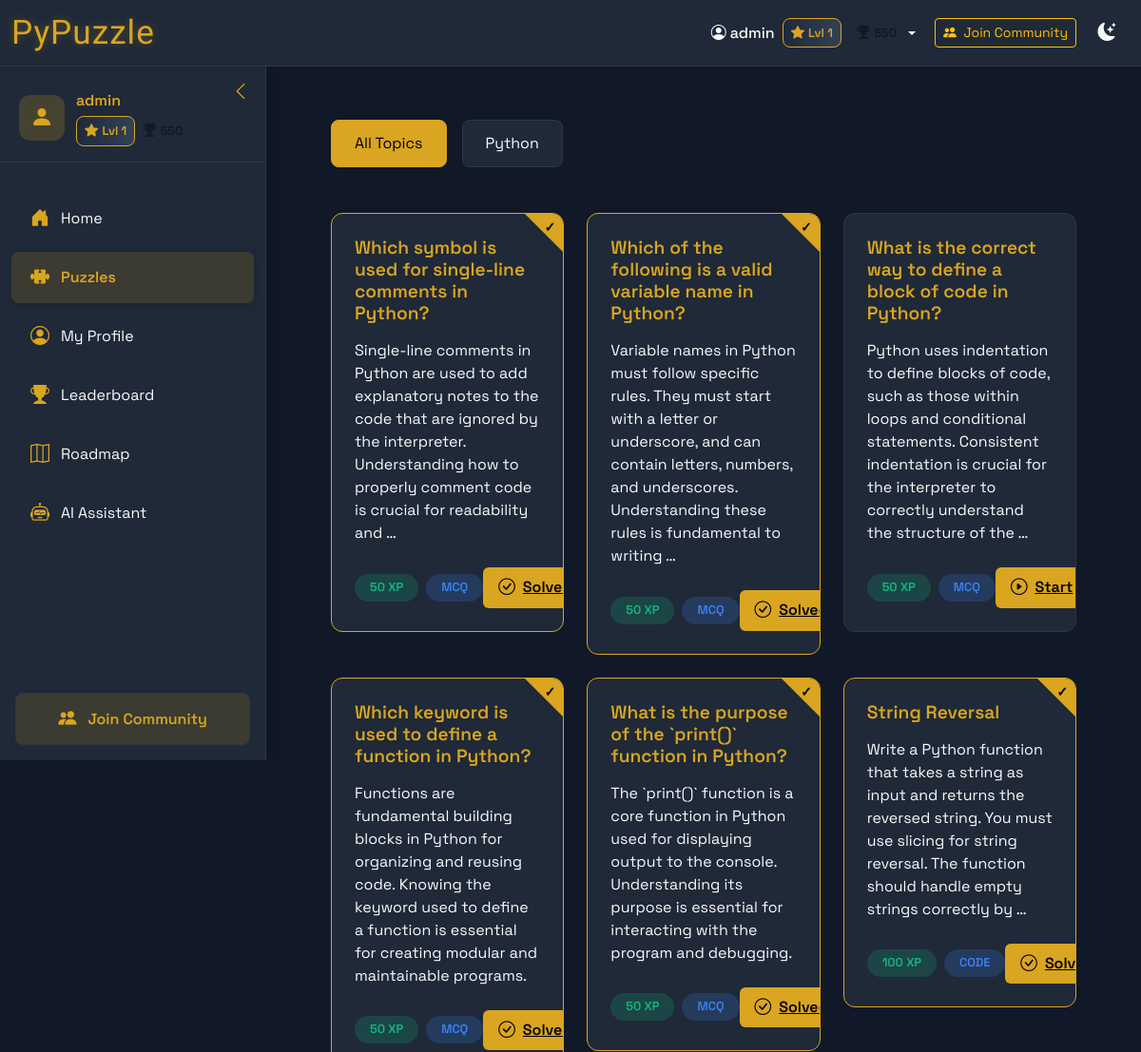
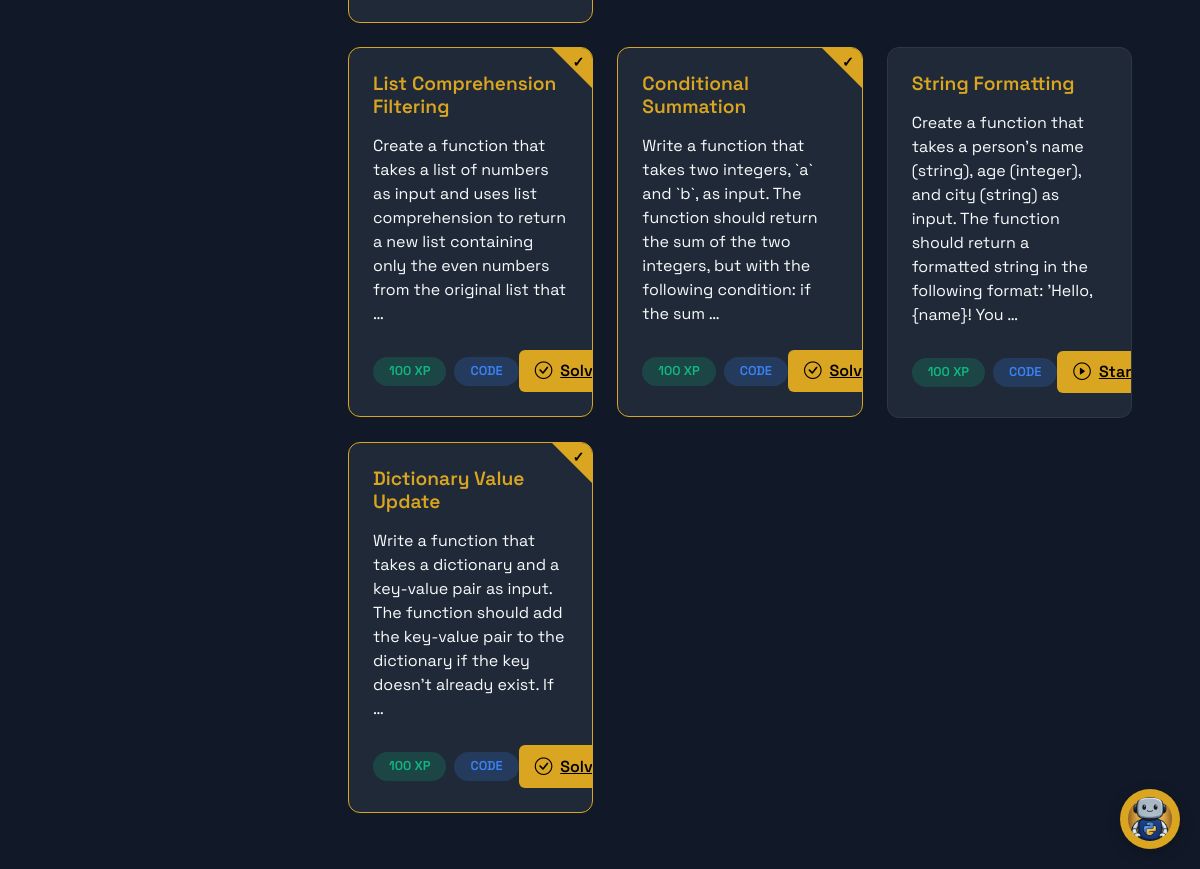
/puzzles/ (signed in), run on the app's committed database (2 pictures, top to bottom).
### puzzle/models.py (models this page shows, shortened)
class Profile(models.Model):
    user = models.OneToOneField(User, on_delete=models.CASCADE)
    xp = models.IntegerField(default=0)
    level = models.IntegerField(default=1)
    avatar_url = models.URLField(max_length=200, blank=True)
    bio = models.TextField(blank=True, help_text='Tell us about yourself', null=True)
    github_username = models.CharField(max_length=39, blank=True, help_text='Your GitHub username', null=True)
    linkedin_url = models.URLField(blank=True, help_text='Your LinkedIn profile URL', null=True)
    solved_puzzles = models.ManyToManyField('Puzzle', blank=True)

class RoadmapTopic(models.Model):
    title = models.CharField(max_length=100)
    parent = models.ForeignKey('self', on_delete=models.CASCADE,
                             null=True, blank=True,
                             related_name='children')
    order = models.PositiveIntegerField(default=0,
                                      help_text="Ordering position in hierarchy")
    description = models.TextField(blank=True)
    class Meta:
        ordering = ['order', 'title']
        verbose_name = "Roadmap Topic"
        verbose_name_plural = "Roadmap Topics"

class Puzzle(models.Model):
    CATEGORIES = [
        ('PY', 'Python'),
        ('AI', 'AI/ML'),
        ('DS', 'Data Science'),
    ]
    LEVEL_CHOICES = [
        ('beginner', 'Beginner'),
        ('intermediate', 'Intermediate'),
        ('expert', 'Expert'),
    ]
    PUZZLE_TYPES = [
        ('MCQ', 'Multiple Choice Question'),
        ('CODE', 'Coding Puzzle'),
    ]
    title = models.CharField(max_length=200)
    description = models.TextField()
    category = models.CharField(max_length=2, choices=CATEGORIES)
    level = models.CharField(max_length=20, choices=LEVEL_CHOICES, default='beginner')
    puzzle_type = models.CharField(max_length=4, choices=PUZZLE_TYPES)
    points = models.IntegerField(default=10)
    test_cases = models.JSONField(default=dict)
    solution = models.TextField()
    expected_output = models.TextField(blank=True, null=True)
    starter_code = models.TextField(blank=True, null=True)
    roadmap_topic = models.ForeignKey(
        RoadmapTopic,
        on_delete=models.SET_NULL,
        null=True,
        blank=True,
        related_name='puzzles'
    )
    topic = models.ForeignKey(Topic, related_name='puzzles', on_delete=models.CASCADE, null=True, blank=True)
    order = models.IntegerField(default=0)
    difficulty = models.IntegerField(default=1)  # 1: Easy, 2: Medium, 3: Hard
    xp_reward = models.IntegerField(default=100)  # Changed from points_reward to xp_reward
    created_at = models.DateTimeField(auto_now_add=True)
    updated_at = models.DateTimeField(auto_now=True)
    is_active = models.BooleanField(default=True)
    class Meta:
        ordering = ['roadmap_topic__order', 'created_at']

### puzzle/views.py (the view)
# urls.py: path('puzzles/', views.puzzles, name='puzzles'),
@login_required
def puzzles(request):
    topic_id = request.GET.get('topic')
    if topic_id:
        puzzles = Puzzle.objects.filter(roadmap_topic__id=topic_id).order_by('roadmap_topic__order', 'order')
    else:
        puzzles = Puzzle.objects.all().order_by('roadmap_topic__order', 'order')
    solved_puzzle_ids = Submission.objects.filter(
        user=request.user,
        is_correct=True
    ).values_list('puzzle_id', flat=True)
    for puzzle in puzzles:
        puzzle.is_solved = puzzle.id in solved_puzzle_ids
    topics = RoadmapTopic.objects.filter(parent__isnull=True).order_by('order')
    context = {
        'puzzles': puzzles,
        'topics': topics,
        'selected_topic': int(topic_id) if topic_id else None
    }
    return render(request, 'puzzle/puzzles.html', context)

### puzzle/templates/puzzle/puzzles.html (shortened to what this page needs)
{% extends 'puzzle/base.html' %}
{% load static %}
{% block content %}
<div class="puzzles-container">
    <div class="topics-nav">
        <a href="{% url 'puzzle:puzzles' %}" class="topic-link {% if not selected_topic %}active{% endif %}">
            All Topics
        </a>
        {% for topic in topics %}
        <a href="{% url 'puzzle:puzzles' %}?topic={{ topic.id }}"
           class="topic-link {% if selected_topic == topic.id %}active{% endif %}">
            {{ topic.title }}
        </a>
        {% endfor %}
    </div>
    <div class="row g-4">
        {% for puzzle in puzzles %}
        <div class="col-md-6 col-lg-4">
            <div class="puzzle-card {% if puzzle.is_solved %}solved{% endif %}">
                <div class="card-body">
                    <h5 class="card-title">{{ puzzle.title }}</h5>
                    <p class="card-text">{{ puzzle.description|truncatewords:30 }}</p>
                    <div class="d-flex justify-content-between align-items-center">
                        <div class="badge-group">
                            <span class="badge badge-xp">{{ puzzle.xp_reward }} XP</span>
                            <span class="badge badge-type">{{ puzzle.puzzle_type }}</span>
                        </div>
                        <a href="{% url 'puzzle:solve' puzzle.id %}" class="btn-start">
                            {% if puzzle.is_solved %}
                            <i class="bi bi-check-circle"></i>Solved
                            {% else %}
                            <i class="bi bi-play-circle"></i>Start
                            {% endif %}
                        </a>
                    </div>
                </div>
            </div>
        </div>
        {% endfor %}
    </div>
</div>
{% endblock %}

### puzzle/templates/puzzle/base.html (shortened to what this page needs)
{% load static %}
<!DOCTYPE html>
<html lang="en" class="dark">
<head>
    <link href="https://cdn.jsdelivr.net/npm/bootstrap@5.3.2/dist/css/bootstrap.min.css" rel="stylesheet">
    <link rel="stylesheet" href="https://cdn.jsdelivr.net/npm/bootstrap-icons@1.11.1/font/bootstrap-icons.css">
    <link rel="stylesheet" href="https://cdnjs.cloudflare.com/ajax/libs/highlight.js/11.9.0/styles/github-dark.min.css">
    <link rel="stylesheet" href="{% static 'css/style.css' %}">
    <link href="https://unpkg.com/vis-network/dist/dist/vis-network.min.css" rel="stylesheet" type="text/css" />
</head>
<body class="d-flex flex-column min-vh-100">
    <nav class="navbar navbar-expand-lg shadow-sm fixed-top">
        <div class="container-fluid">
            <a class="navbar-brand d-flex align-items-center" href="{% url 'puzzle:index' %}">
                <span>PyPuzzle</span>
            </a>
            <div class="collapse navbar-collapse" id="navbarNav">
                <ul class="navbar-nav ms-auto align-items-center">
                    {% if user.is_authenticated %}
                        <li class="nav-item dropdown">
                            <a class="nav-link dropdown-toggle d-flex align-items-center" href="#" id="userDropdown" role="button"
                               data-bs-toggle="dropdown" aria-expanded="false">
                                <i class="bi bi-person-circle me-1"></i>
                                <span class="me-2">{{ user.username }}</span>
                                <div class="d-flex align-items-center gap-2">
                                    <span class="level-badge">
                                        <i class="bi bi-star-fill"></i>
                                        <span>Lvl {{ user.profile.level|default:"1" }}</span>
                                    </span>
                                    <span class="xp-display">
                                        <i class="bi bi-trophy-fill xp-icon"></i>
                                        <span>{{ user.profile.xp|default:"0" }}</span>
                                    </span>
                                </div>
                            </a>
                        </li>
                    {% endif %}
                    <li class="nav-item ms-2">
                        <a href="https://www.skool.com/coder" target="_blank" class="btn btn-outline-warning btn-sm">
                            <i class="bi bi-people-fill me-1"></i> Join Community
                        </a>
                    </li>
                    <li class="nav-item ms-2">
                        <button class="btn nav-link" id="themeToggle" title="Toggle Theme">
                            <i class="bi bi-moon-stars-fill"></i>
                        </button>
                    </li>
                </ul>
            </div>
        </div>
    </nav>
    {% if user.is_authenticated %}
    <div class="sidebar" id="sidebar">
        <div class="sidebar-toggle-container">
            <button class="sidebar-toggle" id="sidebarToggle" aria-label="Toggle Sidebar">
                <i class="bi bi-chevron-left"></i>
            </button>
        </div>
        <div class="user-info">
            <div class="user-avatar">
                <i class="bi bi-person-fill"></i>
            </div>
            <div class="user-details">
                <div class="user-name">{{ user.username }}</div>
                <div class="d-flex align-items-center mt-1">
                    <span class="level-badge">
                        <i class="bi bi-star-fill"></i>
                        <span>Lvl {{ user.profile.level|default:"1" }}</span>
                    </span>
                    <span class="xp-display">
                        <i class="bi bi-trophy-fill xp-icon"></i>
                        <span>{{ user.profile.xp|default:"0" }}</span>
                    </span>
                </div>
            </div>
        </div>
        <ul class="sidebar-nav">
            <li class="sidebar-item">
                <a href="{% url 'puzzle:index' %}" class="sidebar-link {% if request.resolver_match.url_name == 'index' %}active{% endif %}">
                    <i class="bi bi-house-door-fill sidebar-icon"></i>
                    <span class="sidebar-text">Home</span>
                </a>
            </li>
            <li class="sidebar-item">
                <a href="{% url 'puzzle:puzzles' %}" class="sidebar-link {% if request.resolver_match.url_name == 'puzzles' %}active{% endif %}">
                    <i class="bi bi-puzzle-fill sidebar-icon"></i>
                    <span class="sidebar-text">Puzzles</span>
                </a>
            </li>
            <li class="sidebar-item">
                <a href="{% url 'puzzle:profile' %}" class="sidebar-link {% if request.resolver_match.url_name == 'profile' %}active{% endif %}">
                    <i class="bi bi-person-circle sidebar-icon"></i>
                    <span class="sidebar-text">My Profile</span>
                </a>
            </li>
            <li class="sidebar-item">
                <a href="{% url 'puzzle:leaderboard' %}" class="sidebar-link {% if request.resolver_match.url_name == 'leaderboard' %}active{% endif %}">
                    <i class="bi bi-trophy-fill sidebar-icon"></i>
                    <span class="sidebar-text">Leaderboard</span>
                </a>
            </li>
            <li class="sidebar-item">
                <a href="{% url 'puzzle:roadmap' %}" class="sidebar-link {% if request.resolver_match.url_name == 'roadmap' %}active{% endif %}">
                    <i class="bi bi-map sidebar-icon"></i>
                    <span class="sidebar-text">Roadmap</span>
                </a>
            </li>
            <li class="sidebar-item">
                <a href="{% url 'puzzle:ai_assistant' %}" class="sidebar-link {% if request.resolver_match.url_name == 'ai_assistant' %}active{% endif %}">
                    <i class="bi bi-robot sidebar-icon"></i>
                    <span class="sidebar-text">AI Assistant</span>
                </a>
            </li>
        </ul>
        <a href="https://www.skool.com/coder" target="_blank" class="sidebar-community-link">
            <i class="bi bi-people-fill"></i>
            <span class="sidebar-text">Join Community</span>
        </a>
    </div>
    {% endif %}
    <div class="main-content" id="mainContent" {% if not user.is_authenticated %}style="margin-left: 0 !important;"{% endif %}>
        <div class="container-fluid">
            {% block content %}{% endblock %}
        </div>
    </div>
    <div class="virtual-assistant">
        <div class="chat-trigger" id="chat-trigger">
            <img src="{% static 'images/assistant.jpg' %}" alt="Python Assistant" class="python-chat-logo">
        </div>
    </div>
</body>
</html>

### puzzle/templates/puzzle/puzzles.html (style rules this page uses)
.puzzles-container { padding: 2rem; }
.topics-nav { margin-bottom: 2rem; display: flex; gap: 1rem; overflow-x: auto; padding-bottom: 1rem; }
.topic-link { padding: 0.75rem 1.5rem; background: var(--bg-medium); border: 1px solid var(--border-color); border-radius: 8px; color: var(--text-light); text-decoration: none; white-space: nowrap; transition: all 0.3s ease; }
.topic-link.active { background: var(--rpg-gold); border-color: var(--rpg-gold); color: black; }
.puzzle-card { background: var(--bg-medium); border: 1px solid var(--border-color); border-radius: 12px; transition: all 0.3s ease; position: relative; overflow: hidden; }
.puzzle-card.solved { border-color: var(--rpg-gold); }
.puzzle-card.solved::before { content: ''; position: absolute; top: 0; right: 0; border-style: solid; border-width: 0 40px 40px 0; border-color: transparent var(--rpg-gold) transparent transparent; }
.puzzle-card.solved::after { content: '✓'; position: absolute; top: 4px; right: 8px; color: black; font-size: 14px; font-weight: bold; }
.card-body { padding: 1.5rem; }
.card-title { color: var(--rpg-gold); font-size: 1.2rem; margin-bottom: 1rem; font-weight: 600; }
.card-text { color: var(--text-light); margin-bottom: 1.5rem; line-height: 1.5; }
.badge-group { display: flex; gap: 0.5rem; }
.badge { padding: 0.5rem 1rem; border-radius: 20px; font-weight: 600; font-size: 0.8rem; }
.badge-xp { background: rgba(16, 185, 129, 0.2); color: #10b981; }
.badge-type { background: rgba(59, 130, 246, 0.2); color: #3b82f6; }
.btn-start { background: var(--rpg-gold); color: black; border: none; padding: 0.5rem 1rem; border-radius: 6px; font-weight: 600; display: inline-flex; align-items: center; gap: 0.5rem; transition: all 0.3s ease; }
.btn-start i { font-size: 1.1rem; }

### data on the page
RoadmapTopic: title "Python"
Puzzle: title "Which symbol is used for single-line comments in Python?", description "Single-line comments in Python are used to add explanatory notes to the code that are ignored by the interpreter. Understanding how to properly comment code is crucial for readability and …", xp_reward "50", puzzle_type "MCQ", shows "Solved"
Puzzle: title "Which of the following is a valid variable name in Python?", description "Variable names in Python must follow specific rules. They must start with a letter or underscore, and can contain letters, numbers, and underscores. Understanding these rules is fundamental to writing …", xp_reward "50", puzzle_type "MCQ", shows "Solved"
Puzzle: title "What is the correct way to define a block of code in Python?", description "Python uses indentation to define blocks of code, such as those within loops and conditional statements. Consistent indentation is crucial for the interpreter to correctly understand the structure of the …", xp_reward "50", puzzle_type "MCQ", shows "Start"
Puzzle: title "Which keyword is used to define a function in Python?", description "Functions are fundamental building blocks in Python for organizing and reusing code. Knowing the keyword used to define a function is essential for creating modular and maintainable programs.", xp_reward "50", puzzle_type "MCQ", shows "Solved"
Puzzle: title "What is the purpose of the `print()` function in Python?", description "The `print()` function is a core function in Python used for displaying output to the console. Understanding its purpose is essential for interacting with the program and debugging.", xp_reward "50", puzzle_type "MCQ", shows "Solved"
Puzzle: title "String Reversal", description "Write a Python function that takes a string as input and returns the reversed string. You must use slicing for string reversal. The function should handle empty strings correctly by …", xp_reward "100", puzzle_type "CODE", shows "Solved"
Puzzle: title "List Comprehension Filtering", description "Create a function that takes a list of numbers as input and uses list comprehension to return a new list containing only the even numbers from the original list that …", xp_reward "100", puzzle_type "CODE", shows "Solved"
Puzzle: title "Conditional Summation", description "Write a function that takes two integers, `a` and `b`, as input. The function should return the sum of the two integers, but with the following condition: if the sum …", xp_reward "100", puzzle_type "CODE", shows "Solved"
Puzzle: title "String Formatting", description "Create a function that takes a person's name (string), age (integer), and city (string) as input. The function should return a formatted string in the following format: 'Hello, {name}! You …", xp_reward "100", puzzle_type "CODE", shows "Start"
Puzzle: title "Dictionary Value Update", description "Write a function that takes a dictionary and a key-value pair as input. The function should add the key-value pair to the dictionary if the key doesn't already exist. If …", xp_reward "100", puzzle_type "CODE", shows "Solved"

### other printed values
{{ user.username }} "admin"
{{ user.profile.level|default:"1" }} "1"
